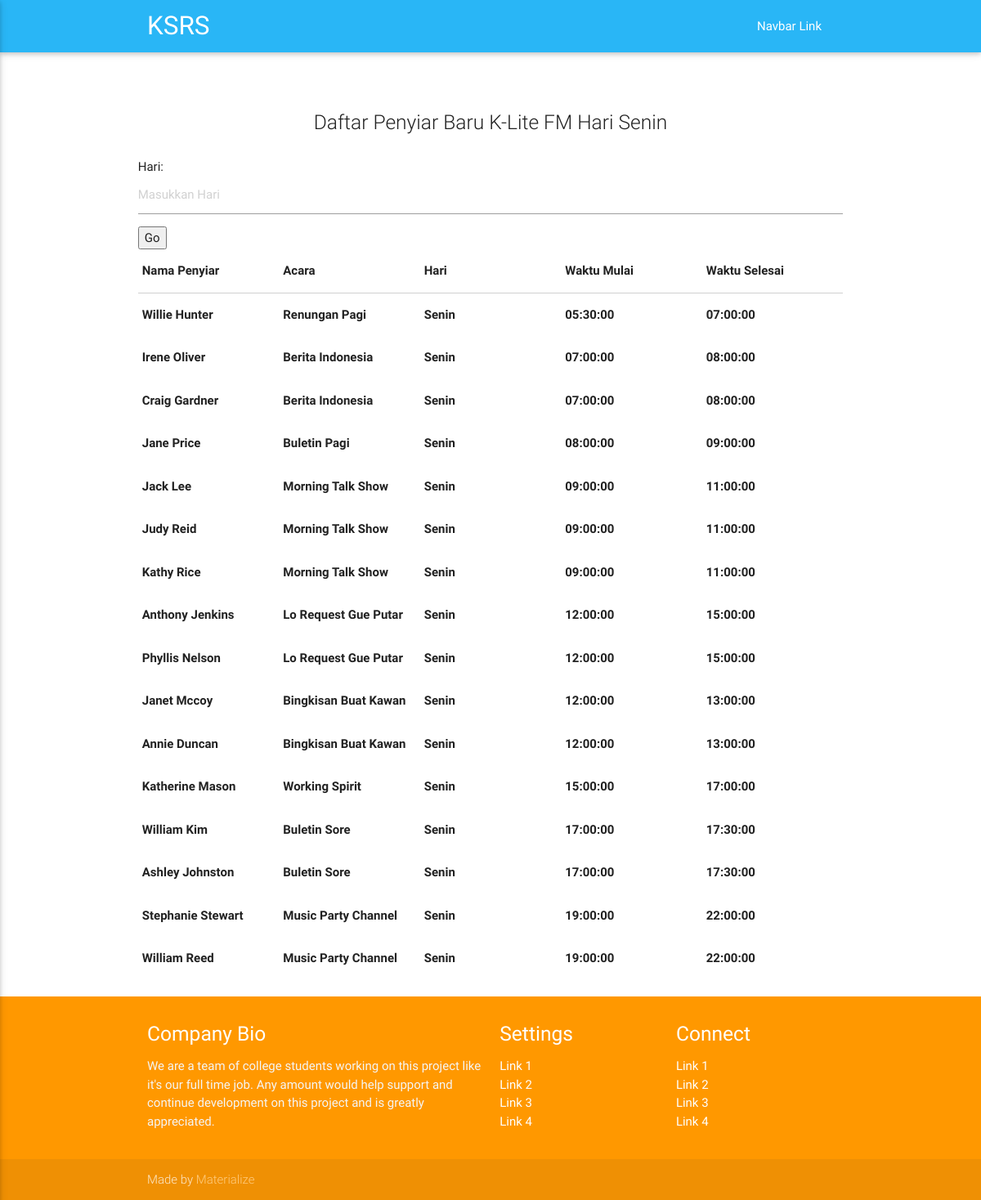
The page /jadwal_siar_admin.php?hari=Senin on the database its author committed.
### tables this page shows
CREATE TABLE IF NOT EXISTS `penyiar` (
`id_penyiar` int(10) NOT NULL,
  `nama` varchar(50) NOT NULL,
  `tempat_tanggal_lahir` varchar(50) NOT NULL,
  `jenis_kelamin` enum('Perempuan','Laki-Laki') NOT NULL,
  `agama` enum('Islam','Protestan','Katolik','Hindu','Buddha') NOT NULL,
  `alamat` varchar(50) NOT NULL,
  `status` enum('Menikah','Lajang','Pernah Menikah') NOT NULL,
  `no_hp` varchar(50) NOT NULL,
  `email` varchar(50) NOT NULL,
  `akun_fb` varchar(50) NOT NULL,
  `waktu_masuk` datetime NOT NULL DEFAULT CURRENT_TIMESTAMP
);

CREATE TABLE IF NOT EXISTS `jadwal_siar` (
`id_acara` int(10) NOT NULL,
  `nama` varchar(50) NOT NULL,
  `tipe` enum('Reguler','Khusus') NOT NULL,
  `jenis` enum('Religius','Berita','Hiburan') NOT NULL,
  `hari` enum('Senin','Selasa','Rabu','Kamis','Jumat','Sabtu','Minggu') NOT NULL,
  `waktu_mulai_tayang` time DEFAULT NULL,
  `waktu_selesai_tayang` time DEFAULT NULL
);

### jadwal_siar_admin.php (the view, shortened to what this page needs)
<!DOCTYPE html>
<html lang="en">
<head>
  <link href="css/materialize.css" type="text/css" rel="stylesheet" media="screen,projection"/>
  <link href="css/style.css" type="text/css" rel="stylesheet" media="screen,projection"/>
</head>
<body>
  <nav class="light-blue lighten-1" role="navigation">
    <div class="nav-wrapper container"><a id="logo-container" href="#" class="brand-logo">KSRS</a>
      <ul class="right hide-on-med-and-down">
        <li><a href="#">Navbar Link</a></li>
      </ul>
    </div>
  </nav>
  <div class="section no-pad-bot" id="index-banner">
    <div class="container">
      <br><br>
      <div class="row center">
        <?php
          if (isset($_GET["hari"])){
            echo'
              <h5 class="header col s12 light">Daftar Penyiar Baru K-Lite FM Hari '.$_GET["hari"].'</h5>
            ';
          }else{
            echo'
              <h5 class="header col s12 light">Daftar Penyiar Baru K-Lite FM</h5>
            ';
          }
        ?>
      </div>
      <div class="wrapper-lg">
        <div class="row">
          <div class="col-md-12">
            <div class="panel panel-default">
              <div class="panel-body">
                <div class="table-responsive">
                  <form>
                    Hari:
                    <input type="text" name="hari" placeholder="Masukkan Hari">
                    <button>Go</button>
                  </form>
                <?php
                  if (isset($_GET["hari"])){
                    if ($_GET["hari"] != ""){
                      $hari_masukan = $_GET["hari"];
                      $servername = "localhost";
                      $username = "root";
                      $password = "";
                      $dbname = "k-lite";
                      $conn = new mysqli($servername, $username, $password, $dbname);
                      $sql = "SELECT penyiar.nama as Nama_Penyiar, jadwal_siar.nama as Acara, jadwal_siar.hari as Hari, jadwal_siar.waktu_mulai_tayang as Waktu_Mulai, jadwal_siar.waktu_selesai_tayang as Waktu_Selesai, penyiar.id_penyiar as ID_Penyiar,jadwal_siar.id_acara as ID_Acara from penyiar inner join acara_penyiar on penyiar.id_penyiar = acara_penyiar.id_penyiar inner join jadwal_siar on acara_penyiar.id_acara = jadwal_siar.id_acara WHERE Hari = '$hari_masukan' order by Waktu_Mulai";
                      $result = $conn->query($sql);
                      echo'
                        <table ui-jq="dataTable" class="table table-striped b-t b-b">
                          <thead>
                            <tr>
                              <th  style="width:18%">Nama Penyiar</th>
                              <th  style="width:18%">Acara</th>
                              <th  style="width:18%">Hari</th>
                              <th  style="width:18%">Waktu Mulai</th>
                              <th  style="width:18%">Waktu Selesai</th>
                            </tr>
                          </thead>
                      ';
                      if ($result->num_rows > 0) {
                        while($row = $result->fetch_assoc()) {
                          if ($row["Nama_Penyiar"] == "kosong"){
                            echo'
                              <tbody>
                                <tr>
                                  <th>'.$row["Nama_Penyiar"].'</th>
                                  <th>'.$row["Acara"].'</th>
                                  <th>'.$row["Hari"].'</th>
                                  <th>'.$row["Waktu_Mulai"].'</th>
                                  <th>'.$row["Waktu_Selesai"].'</th>
                                  <th><a href="http://localhost/KSRS/Penyiar.php?id_acara='.$row["ID_Acara"].'">Alokasi</a></th>
                                </tr>
                              </tbody>
                            ';
                          }else{
                            echo'
                              <tbody>
                                <tr>
                                  <th>'.$row["Nama_Penyiar"].'</th>
                                  <th>'.$row["Acara"].'</th>
                                  <th>'.$row["Hari"].'</th>
                                  <th>'.$row["Waktu_Mulai"].'</th>
                                  <th>'.$row["Waktu_Selesai"].'</th>
                                </tr>
                              </tbody>
                            ';
                          }
                        }
                        echo'
                          </table>
                        ';
                      }
                    }
                  }
              ?>
              </div>
              </div>
            </div>
          </div>
        </div>
      </div>
    </div>
  <footer class="page-footer orange">
    <div class="container">
      <div class="row">
        <div class="col l6 s12">
          <h5 class="white-text">Company Bio</h5>
          <p class="grey-text text-lighten-4">We are a team of college students working on this project like it's our full time job. Any amount would help support and continue development on this project and is greatly appreciated.</p>
        </div>
        <div class="col l3 s12">
          <h5 class="white-text">Settings</h5>
          <ul>
            <li><a class="white-text" href="#!">Link 1</a></li>
            <li><a class="white-text" href="#!">Link 2</a></li>
            <li><a class="white-text" href="#!">Link 3</a></li>
            <li><a class="white-text" href="#!">Link 4</a></li>
          </ul>
        </div>
        <div class="col l3 s12">
          <h5 class="white-text">Connect</h5>
          <ul>
            <li><a class="white-text" href="#!">Link 1</a></li>
            <li><a class="white-text" href="#!">Link 2</a></li>
            <li><a class="white-text" href="#!">Link 3</a></li>
            <li><a class="white-text" href="#!">Link 4</a></li>
          </ul>
        </div>
      </div>
    </div>
    <div class="footer-copyright">
      <div class="container">
      Made by <a class="orange-text text-lighten-3" href="http://materializecss.com">Materialize</a>
      </div>
    </div>
  </footer>
  </body>
</html>

### rows shown on the page
penyiar: nama "Willie Hunter", jadwal_siar.nama "Renungan Pagi", jadwal_siar.hari "Senin", jadwal_siar.waktu_mulai_tayang "05:30:00", jadwal_siar.waktu_selesai_tayang "07:00:00"
penyiar: nama "Irene Oliver", jadwal_siar.nama "Berita Indonesia", jadwal_siar.hari "Senin", jadwal_siar.waktu_mulai_tayang "07:00:00", jadwal_siar.waktu_selesai_tayang "08:00:00"
penyiar: nama "Craig Gardner", jadwal_siar.nama "Berita Indonesia", jadwal_siar.hari "Senin", jadwal_siar.waktu_mulai_tayang "07:00:00", jadwal_siar.waktu_selesai_tayang "08:00:00"
penyiar: nama "Jane Price", jadwal_siar.nama "Buletin Pagi", jadwal_siar.hari "Senin", jadwal_siar.waktu_mulai_tayang "08:00:00", jadwal_siar.waktu_selesai_tayang "09:00:00"
penyiar: nama "Jack Lee", jadwal_siar.nama "Morning Talk Show", jadwal_siar.hari "Senin", jadwal_siar.waktu_mulai_tayang "09:00:00", jadwal_siar.waktu_selesai_tayang "11:00:00"
penyiar: nama "Judy Reid", jadwal_siar.nama "Morning Talk Show", jadwal_siar.hari "Senin", jadwal_siar.waktu_mulai_tayang "09:00:00", jadwal_siar.waktu_selesai_tayang "11:00:00"
penyiar: nama "Kathy Rice", jadwal_siar.nama "Morning Talk Show", jadwal_siar.hari "Senin", jadwal_siar.waktu_mulai_tayang "09:00:00", jadwal_siar.waktu_selesai_tayang "11:00:00"
penyiar: nama "Anthony Jenkins", jadwal_siar.nama "Lo Request Gue Putar", jadwal_siar.hari "Senin", jadwal_siar.waktu_mulai_tayang "12:00:00", jadwal_siar.waktu_selesai_tayang "15:00:00"
penyiar: nama "Phyllis Nelson", jadwal_siar.nama "Lo Request Gue Putar", jadwal_siar.hari "Senin", jadwal_siar.waktu_mulai_tayang "12:00:00", jadwal_siar.waktu_selesai_tayang "15:00:00"
penyiar: nama "Janet Mccoy", jadwal_siar.nama "Bingkisan Buat Kawan", jadwal_siar.hari "Senin", jadwal_siar.waktu_mulai_tayang "12:00:00", jadwal_siar.waktu_selesai_tayang "13:00:00"
penyiar: nama "Annie Duncan", jadwal_siar.nama "Bingkisan Buat Kawan", jadwal_siar.hari "Senin", jadwal_siar.waktu_mulai_tayang "12:00:00", jadwal_siar.waktu_selesai_tayang "13:00:00"
penyiar: nama "Katherine Mason", jadwal_siar.nama "Working Spirit", jadwal_siar.hari "Senin", jadwal_siar.waktu_mulai_tayang "15:00:00", jadwal_siar.waktu_selesai_tayang "17:00:00"
penyiar: nama "William Kim", jadwal_siar.nama "Buletin Sore", jadwal_siar.hari "Senin", jadwal_siar.waktu_mulai_tayang "17:00:00", jadwal_siar.waktu_selesai_tayang "17:30:00"
penyiar: nama "Ashley Johnston", jadwal_siar.nama "Buletin Sore", jadwal_siar.hari "Senin", jadwal_siar.waktu_mulai_tayang "17:00:00", jadwal_siar.waktu_selesai_tayang "17:30:00"
penyiar: nama "Stephanie Stewart", jadwal_siar.nama "Music Party Channel", jadwal_siar.hari "Senin", jadwal_siar.waktu_mulai_tayang "19:00:00", jadwal_siar.waktu_selesai_tayang "22:00:00"
penyiar: nama "William Reed", jadwal_siar.nama "Music Party Channel", jadwal_siar.hari "Senin", jadwal_siar.waktu_mulai_tayang "19:00:00", jadwal_siar.waktu_selesai_tayang "22:00:00"

### other values the page prints
$_GET["hari"] "Senin"
